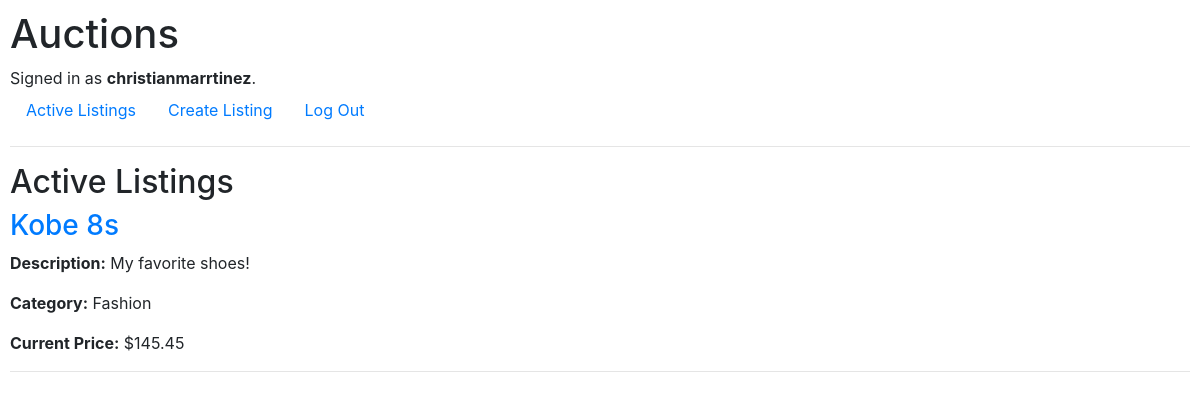
Screenshot of / (signed in) with the database file from the repository.
### auctions/models.py (models this page shows, shortened)
class User(AbstractUser):
    pass

class AuctionListing(models.Model):
    CATEGORY_CHOICES = [
        ('Fashion', 'Fashion'),
        ('Toys', 'Toys'),
        ('Electronics', 'Electronics'),
        ('Home', 'Home'),
    ]
    title = models.CharField(max_length=100)
    description = models.TextField()
    starting_bid = models.DecimalField(max_digits=10, decimal_places=2)
    current_price = models.DecimalField(max_digits=10, decimal_places=2, default=0)
    image_url = models.URLField(blank=True, null=True)
    category = models.CharField(max_length=20, choices=CATEGORY_CHOICES, blank=True, null=True)
    is_active = models.BooleanField(default=True)
    owner = models.ForeignKey(User, on_delete=models.CASCADE, related_name="listings")
    created_at = models.DateTimeField(auto_now_add=True)

### auctions/views.py (the view)
# urls.py: path("", views.index, name="index"),
def index(request):
    listings = AuctionListing.objects.filter(is_active=True)
    listings_with_prices = []
    for listing in listings:
        highest_bid = listing.bids.aggregate(Max('amount'))['amount__max']  # Get the highest bid amount
        current_price = highest_bid if highest_bid else listing.starting_bid  # Use starting_bid if no bids
        listings_with_prices.append({
            'listing': listing,
            'current_price': current_price,
        })
    context = {
        'listings_with_prices': listings_with_prices,
    }
    return render(request, 'auctions/index.html', context)

### auctions/templates/auctions/index.html (shortened to what this page needs)
{% extends "auctions/layout.html" %}
{% block body %}
<h2>Active Listings</h2>
<div class="listings">
    {% for entry in listings_with_prices %}
        <div class="listing">
            <h3><a href="{% url 'listing' entry.listing.id %}">{{ entry.listing.title }}</a></h3>
            <p><strong>Description:</strong> {{ entry.listing.description }}</p>
            <p><strong>Category:</strong> {{ entry.listing.category }}</p>
            <p><strong>Current Price:</strong> ${{ entry.current_price|floatformat:2 }}</p>
        </div>
        <hr>
    {% endfor %}
</div>
{% endblock %}

### auctions/templates/auctions/layout.html (shortened to what this page needs)
{% load static %}
<!DOCTYPE html>
<html lang="en">
    <head>
        <link rel="stylesheet" href="https://stackpath.bootstrapcdn.com/bootstrap/4.4.1/css/bootstrap.min.css">
        <link href="{% static 'auctions/styles.css' %}" rel="stylesheet">
    </head>
    <body>
        <h1>Auctions</h1>
        <div>
            {% if user.is_authenticated %}
                Signed in as <strong>{{ user.username }}</strong>.
            {% else %}
                Not signed in.
            {% endif %}
        </div>
        <ul class="nav">
            <li class="nav-item">
                <a class="nav-link" href="{% url 'index' %}">Active Listings</a>
            </li>
            {% if user.is_authenticated %}
                <li class="nav-item">
                    <a class="nav-link" href="{% url 'create_listing' %}">Create Listing</a>
                </li>
                <li class="nav-item">
                    <a class="nav-link" href="{% url 'logout' %}">Log Out</a>
                </li>
            {% endif %}
        </ul>
        <hr>
        {% block body %}
        {% endblock %}
    </body>
</html>

### auctions/static/auctions/styles.css (style rules this page uses)
body { padding: 10px; }

### rows the page displays
User: username "christianmarrtinez"
AuctionListing: listing "Kobe 8s", listing.description "My favorite shoes!", listing.category "Fashion", current_price "145.45"
